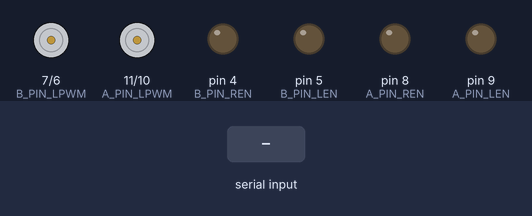
Simulated run of this sketch. Board: Arduino Uno, built with avr-gcc and run on an emulated ATmega328P. Parts: motor-driver pin pairs drawn as motors (green arrow = first pin HIGH = forward, orange = second pin HIGH = backward, longer = more drive), output pins drawn as LEDs (lit = HIGH). Inputs (shaded band) come from the test bench. What the sketch prints to the serial monitor is not drawn.

Above: at 1.3 s.
1.4 s: "2\n" received over Serial
At 2.6 s:
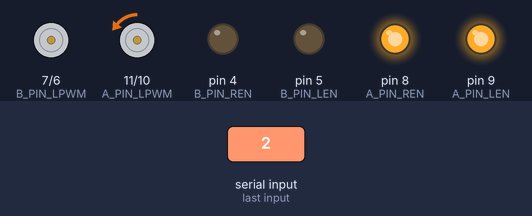
2.9 s: byte 51 ('3') received over Serial
At 3.8 s:
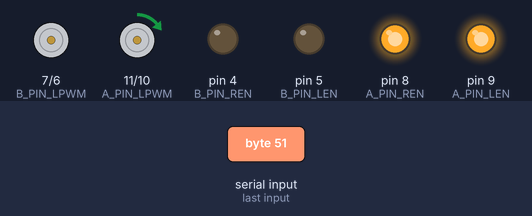
4.4 s: byte 53 ('5') received over Serial
At 5.0 s:
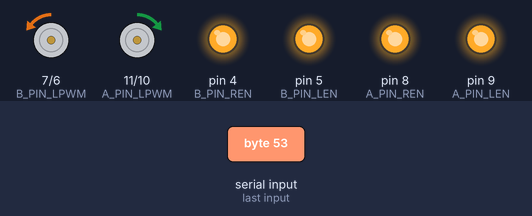
5.9 s: byte 54 ('6') received over Serial
At 7.1 s:
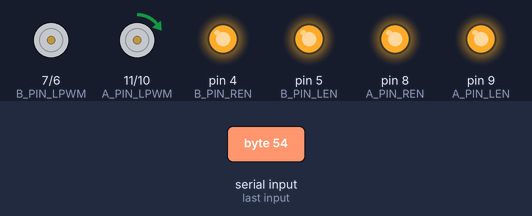
7.4 s: byte 49 ('1') received over Serial
At 8.4 s:
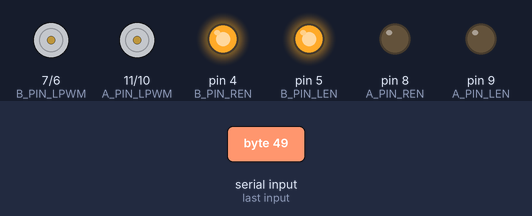
8.9 s: "6\n" received over Serial
At 9.6 s:
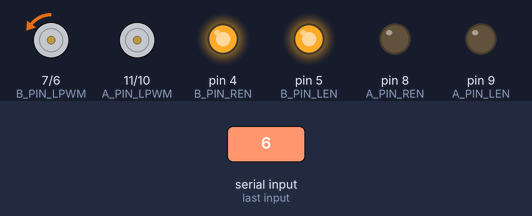
Timing chart, 0 to 11.4 s (numbered marks = the images above; inputs shaded):
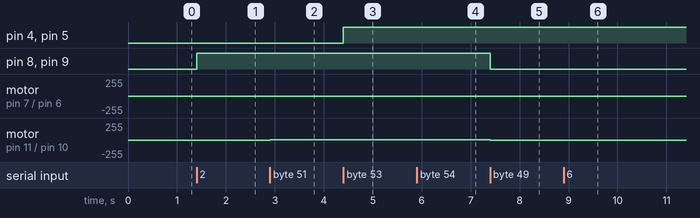

Measured:
- after the input at 1.4 s, pin 8 (A_PIN_REN), pin 9 (A_PIN_LEN): LOW → HIGH at once; motor on pin 11 (A_PIN_LPWM) / pin 10 (A_PIN_RPWM): stopped → backward 2/255 at once
- after the input at 2.9 s, motor on pin 11 (A_PIN_LPWM) / pin 10 (A_PIN_RPWM): backward 2/255 → forward 2/255 at once
- after the input at 4.4 s, pin 4 (B_PIN_REN), pin 5 (B_PIN_LEN): LOW → HIGH at once; motor on pin 7 (B_PIN_LPWM) / pin 6 (B_PIN_RPWM): stopped → backward 2/255 at once
- after the input at 5.9 s, motor on pin 7 (B_PIN_LPWM) / pin 6 (B_PIN_RPWM): backward 2/255 → stopped at once
- after the input at 7.4 s, pin 8 (A_PIN_REN), pin 9 (A_PIN_LEN): HIGH → LOW at once; motor on pin 11 (A_PIN_LPWM) / pin 10 (A_PIN_RPWM): forward 2/255 → stopped at once
- after the input at 8.9 s, motor on pin 7 (B_PIN_LPWM) / pin 6 (B_PIN_RPWM): stopped → backward 2/255 at once

The sketch:

test_code_2_.ino
```cpp
/*
 * [사용법 - 시리얼 모니터]
 *  펠티어 A: 1(감소), 2(증가), 3(방향 전환)
 *  펠티어 B: 4(감소), 5(증가), 6(방향 전환)
 *
 * [하드웨어 기준 - BTS7960 모터 드라이버 2개]
 *
 * --- 펠티어 A ---
 * D10 -> RPWM
 * D11 -> LPWM
 * D8  -> R_EN
 * D9  -> L_EN
 *
 * --- 펠티어 B ---
 * D6  -> RPWM
 * D7  -> LPWM
 * D4  -> R_EN
 * D5  -> L_EN
 *
 * GND는 전부 공통으로 묶기 (Arduino + 전원 + BTS 두 개)
 */

//////////////////////////////////////
// 펠티어 A 핀 구성
//////////////////////////////////////
const int A_PIN_RPWM = 10;
const int A_PIN_LPWM = 11;
const int A_PIN_REN  = 8;
const int A_PIN_LEN  = 9;

//////////////////////////////////////
// 펠티어 B 핀 구성
//////////////////////////////////////
const int B_PIN_RPWM = 6;
const int B_PIN_LPWM = 7;
const int B_PIN_REN  = 4;
const int B_PIN_LEN  = 5;

//////////////////////////////////////
// 공통 설정
//////////////////////////////////////
const int PWM_STEP = 2;

int pwmA = 0;           // 펠티어 A PWM
bool dirA = true;       // A 정/역 모드

int pwmB = 0;           // 펠티어 B PWM
bool dirB = true;       // B 정/역 모드


//////////////////////////////////////////////////////
// SETUP
//////////////////////////////////////////////////////
void setup() {
  // A 핀 설정
  pinMode(A_PIN_RPWM, OUTPUT);
  pinMode(A_PIN_LPWM, OUTPUT);
  pinMode(A_PIN_REN, OUTPUT);
  pinMode(A_PIN_LEN, OUTPUT);

  // B 핀 설정
  pinMode(B_PIN_RPWM, OUTPUT);
  pinMode(B_PIN_LPWM, OUTPUT);
  pinMode(B_PIN_REN, OUTPUT);
  pinMode(B_PIN_LEN, OUTPUT);

  // A 초기 정지
  digitalWrite(A_PIN_REN, LOW);
  digitalWrite(A_PIN_LEN, LOW);
  analogWrite(A_PIN_RPWM, 0);
  analogWrite(A_PIN_LPWM, 0);

  // B 초기 정지
  digitalWrite(B_PIN_REN, LOW);
  digitalWrite(B_PIN_LEN, LOW);
  analogWrite(B_PIN_RPWM, 0);
  analogWrite(B_PIN_LPWM, 0);

  Serial.begin(9600);
  Serial.println("=== 펠티어 A+B 제어 준비 완료 (BTS7960 x 2) ===");
  Serial.println("[A] 1(감소), 2(증가), 3(방향)");
  Serial.println("[B] 4(감소), 5(증가), 6(방향)");

  printStatusA();
  printStatusB();
}


//////////////////////////////////////////////////////
// LOOP
//////////////////////////////////////////////////////
void loop() {
  if (Serial.available() > 0) {
    char input = Serial.read();

    if (input == '\n' || input == '\r' || input == ' ') return;

    switch (input) {
      // ---------- 펠티어 A ----------
      case '1': // A 감소
        pwmA -= PWM_STEP;
        if (pwmA < 0) pwmA = 0;
        break;

      case '2': // A 증가
        pwmA += PWM_STEP;
        if (pwmA > 255) pwmA = 255;
        break;

      case '3': // A 방향 전환
        dirA = !dirA;
        break;

      // ---------- 펠티어 B ----------
      case '4': // B 감소
        pwmB -= PWM_STEP;
        if (pwmB < 0) pwmB = 0;
        break;

      case '5': // B 증가
        pwmB += PWM_STEP;
        if (pwmB > 255) pwmB = 255;
        break;

      case '6': // B 방향 전환
        dirB = !dirB;
        break;

      default:
        return;
    }

    // 변경된 내용 적용
    applyA();
    applyB();

    // 출력
    printStatusA();
    printStatusB();
  }
}


//////////////////////////////////////////////////////
// 펠티어 A 제어 함수 (원래 흐름 그대로 복붙)
//////////////////////////////////////////////////////
void applyA() {
  if (pwmA <= 0) {
    digitalWrite(A_PIN_REN, LOW);
    digitalWrite(A_PIN_LEN, LOW);
    analogWrite(A_PIN_RPWM, 0);
    analogWrite(A_PIN_LPWM, 0);
    return;
  }

  digitalWrite(A_PIN_REN, HIGH);
  digitalWrite(A_PIN_LEN, HIGH);

  if (dirA) {
    analogWrite(A_PIN_RPWM, pwmA);
    analogWrite(A_PIN_LPWM, 0);
  } else {
    analogWrite(A_PIN_RPWM, 0);
    analogWrite(A_PIN_LPWM, pwmA);
  }
}

//////////////////////////////////////////////////////
// 펠티어 B 제어 함수 (A의 복사본 그대로 유지)
//////////////////////////////////////////////////////
void applyB() {
  if (pwmB <= 0) {
    digitalWrite(B_PIN_REN, LOW);
    digitalWrite(B_PIN_LEN, LOW);
    analogWrite(B_PIN_RPWM, 0);
    analogWrite(B_PIN_LPWM, 0);
    return;
  }

  digitalWrite(B_PIN_REN, HIGH);
  digitalWrite(B_PIN_LEN, HIGH);

  if (dirB) {
    analogWrite(B_PIN_RPWM, pwmB);
    analogWrite(B_PIN_LPWM, 0);
  } else {
    analogWrite(B_PIN_RPWM, 0);
    analogWrite(B_PIN_LPWM, pwmB);
  }
}


//////////////////////////////////////////////////////
// 출력 함수 A
//////////////////////////////////////////////////////
void printStatusA() {
  Serial.print("[펠티어 A] 모드: ");
  Serial.print(dirA ? "정방향" : "역방향");
  Serial.print(" | PWM: ");
  Serial.print(pwmA);
  Serial.print("/255 (");
  Serial.print(pwmA / 255.0 * 100.0, 1);
  Serial.println("%)");
}

//////////////////////////////////////////////////////
// 출력 함수 B
//////////////////////////////////////////////////////
void printStatusB() {
  Serial.print("[펠티어 B] 모드: ");
  Serial.print(dirB ? "정방향" : "역방향");
  Serial.print(" | PWM: ");
  Serial.print(pwmB);
  Serial.print("/255 (");
  Serial.print(pwmB / 255.0 * 100.0, 1);
  Serial.println("%)");
}
```
